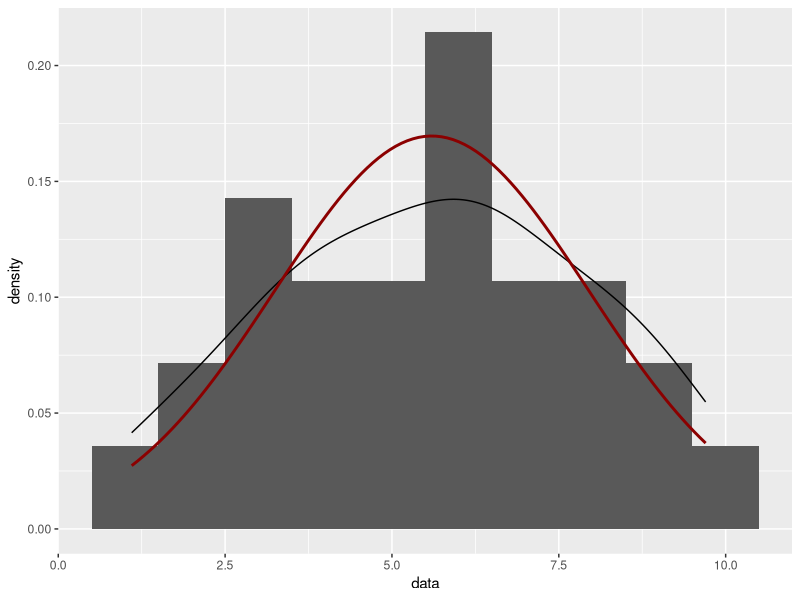
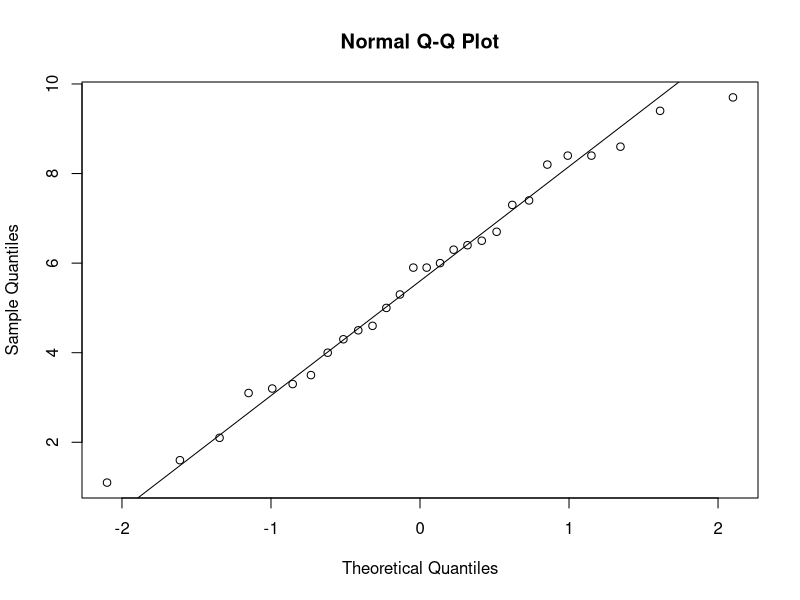

The R script that drew these images, in order:
# Problem 5)
# a)
data <- c(5.9, 5.3, 1.6, 7.4, 8.6, 3.2, 2.1,
          4.0, 7.3, 8.4, 5.9, 6.7, 4.5, 6.3,
          6.0, 9.7, 3.5, 3.1, 4.3, 3.3, 8.4,
          4.6, 8.2, 6.5, 1.1, 5.0, 9.4, 6.4)
stem(data)

# b)
sd(data)
n <- length(data)
sqrt(
  ( sum(data ^ 2) - sum(data)^2 / n ) / (n - 1)
)

# c)
summary(data)

# d)
library(ggplot2)
ggplot(data.frame(data), aes(x = data)) +
  geom_histogram(aes(y = ..density..), binwidth = 1) +
  geom_density() +
  stat_function(fun = function(x) dnorm(x, mean = mean(data), sd = sd(data)),
                color = "darkred",
                size = 1)

qqnorm(data)
qqline(data)
